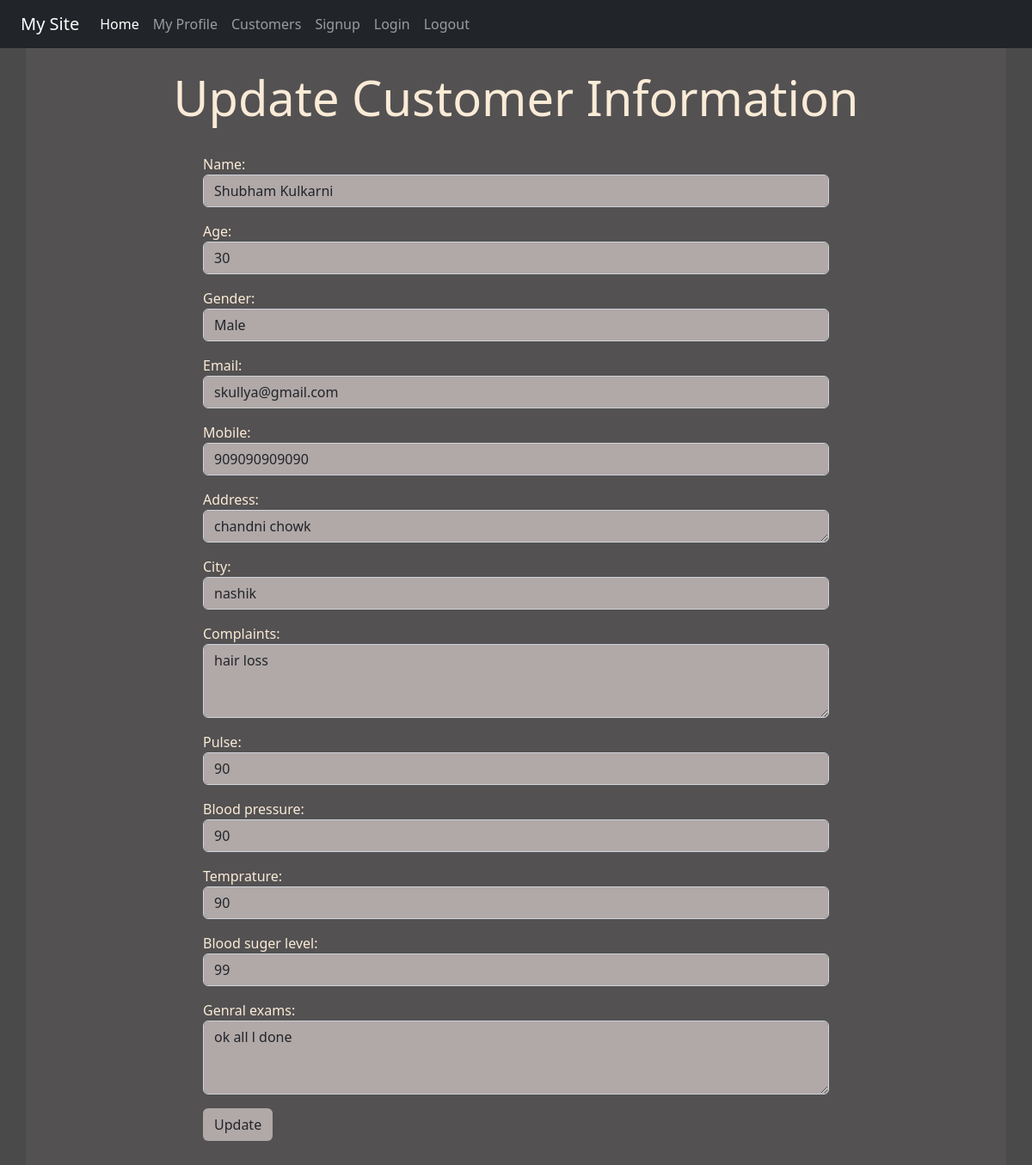
Page /viewdata/4 (signed in) on the committed database.
### reg/models.py (models this page shows)
class Customer(models.Model):
    GENDER_CHOICES = (
        ('M', 'Male'),
        ('F', 'Female'),
        ('T', 'Transgender')
    )
    name = models.CharField(max_length=25,null=True)
    age = models.IntegerField(null=True)
    gender = models.CharField(max_length=1, choices=GENDER_CHOICES,null=True)
    email = models.EmailField(max_length=25,null=True)
    mobile = models.IntegerField(null=True)
    address = models.CharField(max_length=100,null=True)
    city = models.CharField(max_length=10,null=True)
    complaints = models.CharField(max_length=100,null=True)
    pulse = models.CharField(max_length=10,null=True)
    blood_pressure = models.CharField(max_length=10,null=True)
    temprature = models.CharField(max_length=10,null=True)
    blood_suger_level = models.CharField(max_length=10,null=True)
    genral_exams = models.CharField(max_length=100,null=True)

### reg/views.py (the view)
# urls.py: path('viewdata/<int:id>', views.View_data, name='viewdata'),
def View_data(request,id):
    if request.user.is_authenticated:
        pi = Customer.objects.get(pk=id)
        fmm = CustomerReg(instance=pi)
        return render(request, 'reg/updatecustomer.html',{'formm':fmm, 'id':id})
    else:
        return HttpResponseRedirect('/login/')

### reg/templates/reg/updatecustomer.html (shortened to what this page needs)
{% extends 'reg/base.html' %}
{% block content %}
<div class="jumbotron jumbotron-fluid jumbo-color">
    <div class="container">
        <br>
        <h1 class="text-center display-4 font-weight-bold">Update Customer Information </h1>
        <br>
        <div class="col-sm-8 offset-2">
            <form action="{% url 'updatedata' id %}" method="POST">
                {{formm.as_p}}
                <input type="submit" class="btn btnnn" value="Update">
            </form>
            <br>
            <br>
        </div>
    </div>
</div>
    {% endblock content %}

### reg/static/reg/css/style.css (style rules this page uses)
body { background-color:rgb(75,74,74); color: antiquewhite; }
.jumbo-color { background-color:rgb(83,81,82); }
.form-control { background-color: rgb(177, 168, 168); }
.btnnn { background-color: rgb(177, 168, 168) }

### rows in the picture
Customer: name "Shubham Kulkarni", age "30", gender "Male", email "skullya@gmail.com", mobile "909090909090", address "chandni chowk", city "nashik", complaints "hair loss", pulse "90", blood_pressure "90", temprature "90", blood_suger_level "99", genral_exams "ok all l done"
